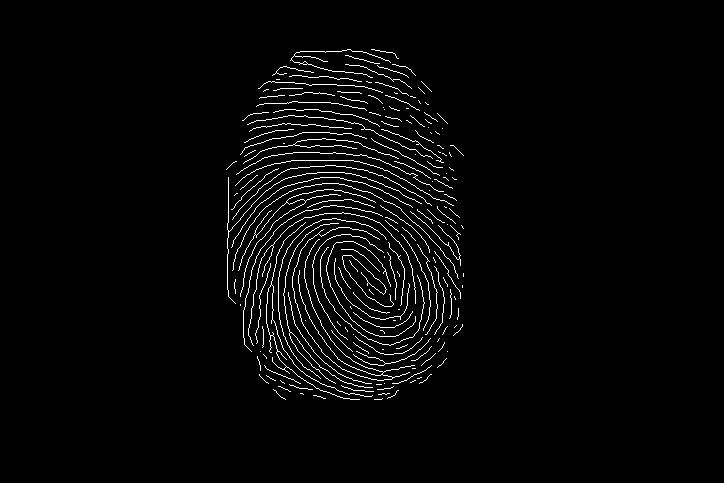
#> input picture code/kmm_skeleton.bmp, 724 x 483 px
$ python -i skeletonization.py   (imports and definitions only)
#> lines starting #> are read from the running program, lines starting #| are printed output that depends on the picture; after the words box and inside, x2 and y2 are one past the last pixel; in counts of white or black regions, pixels touching at a corner belong together
#> `picture = cv2.imread('../kmm_skeleton.bmp', cv2.IMREAD_GRAYSCALE)`: picture: shape (483, 724); 2.6% white in thin lines or dots, all inside (x1, y1, x2, y2) = (226, 49, 464, 400)
import cv2
import numpy as np
import matplotlib.pyplot as plt
import cv2 as cv
from collections import deque


def morphological_skeleton(image, mask=None, element_shape=cv2.MORPH_CROSS):
#> called with element_shape = 1
    _, img_bin = cv2.threshold(image, 0, 255, cv2.THRESH_BINARY_INV + cv2.THRESH_OTSU)

    if mask is not None:
        mask_bin = (mask > 0).astype(np.uint8) * 255
        img_bin = cv2.bitwise_and(img_bin, mask_bin)

    element = cv2.getStructuringElement(element_shape, (3, 3))
    skeleton = np.zeros_like(img_bin)

    eroded = img_bin.copy()

    while True:
        opened = cv2.morphologyEx(eroded, cv2.MORPH_OPEN, element)
        temp = cv2.subtract(eroded, opened)
        skeleton = cv2.bitwise_or(skeleton, temp)
        eroded = cv2.erode(eroded, element)

        if not np.any(eroded):
            break
#> this loop made 400 passes
#> pass 1, in morphological_skeleton, `temp = cv2.subtract(eroded, opened)`:
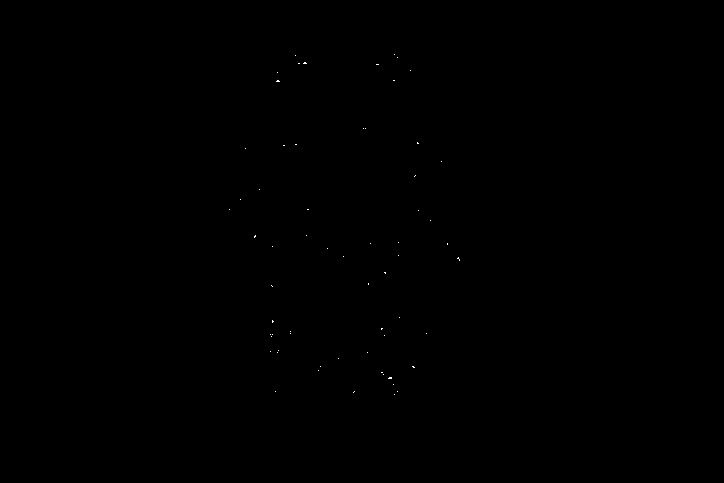
#> temp: shape (483, 724); 0.03% white in thin lines or dots, all inside (x1, y1, x2, y2) = (229, 54, 460, 395)
#> pass 1, in morphological_skeleton, `eroded = cv2.erode(eroded, element)`:
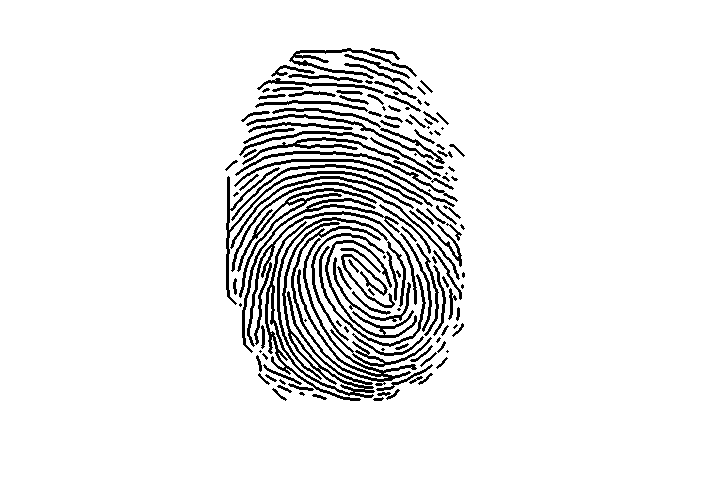
#> eroded: shape (483, 724); 92.1% white; black in thin lines or dots, all inside (x1, y1, x2, y2) = (225, 48, 465, 401)
#> pass 2, in morphological_skeleton, `opened = cv2.morphologyEx(eroded, cv2.MORPH_OPEN, element)`:
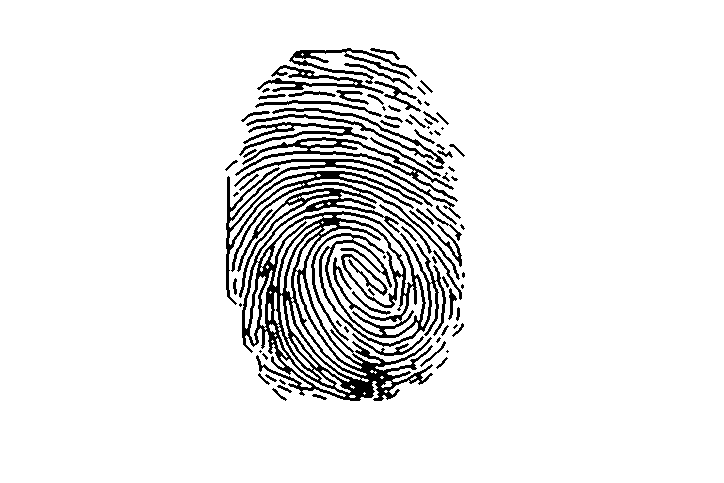
#> opened: shape (483, 724); 91.8% white; 83 black regions (23 under 20 px), largest, box (x1, y1, x2, y2) and area: (226, 159, 461, 401) 18663, (235, 137, 458, 202) 1572, (289, 48, 417, 84) 997
#> after the loop: eroded: shape (483, 724); every value is 0
#> after the loop:
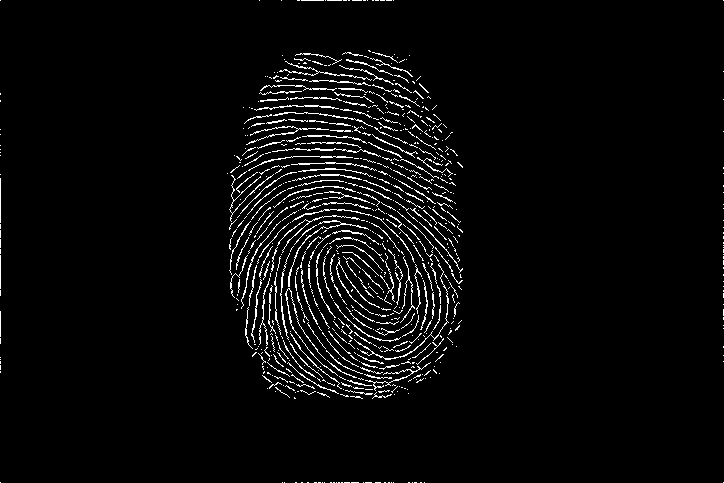
#> skeleton: shape (483, 724); 3.6% white in thin lines or dots

    element_close = cv2.getStructuringElement(cv2.MORPH_CROSS, (2,2))
    skeleton_smooth = cv2.morphologyEx(skeleton, cv2.MORPH_OPEN, element_close)
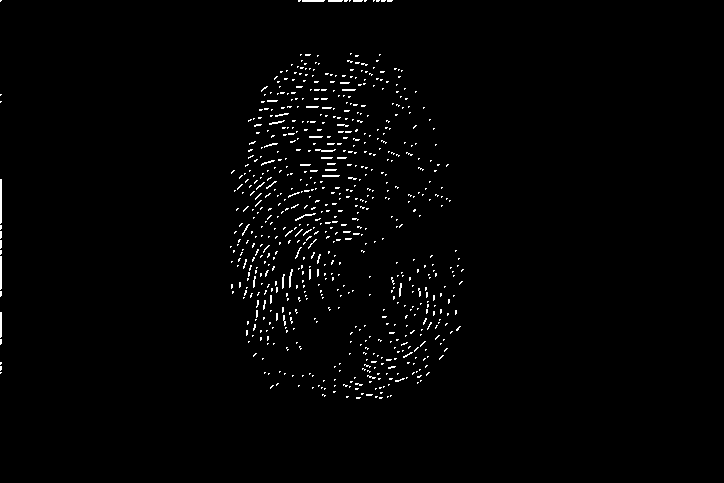
#> skeleton_smooth: shape (483, 724); 1.4% white in thin lines or dots, all inside (x1, y1, x2, y2) = (0, 0, 464, 399)

    skeleton_final = skeleton - skeleton_smooth
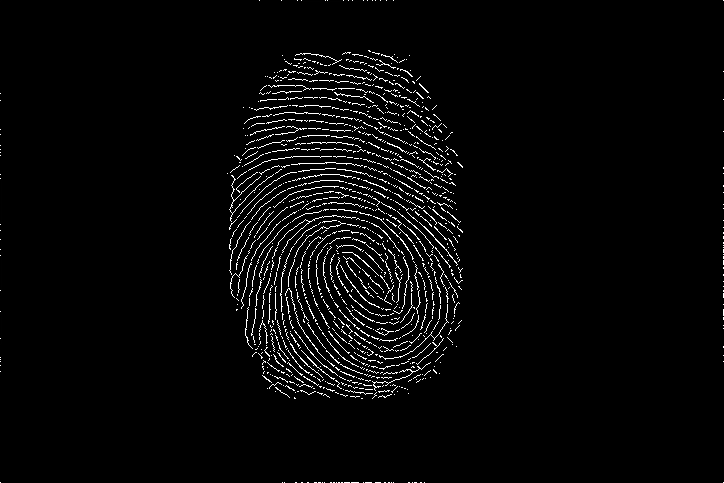
#> skeleton_final: shape (483, 724); min 0, max 255, mean 7.5

    skeleton_final = cv2.bitwise_not(skeleton_final)
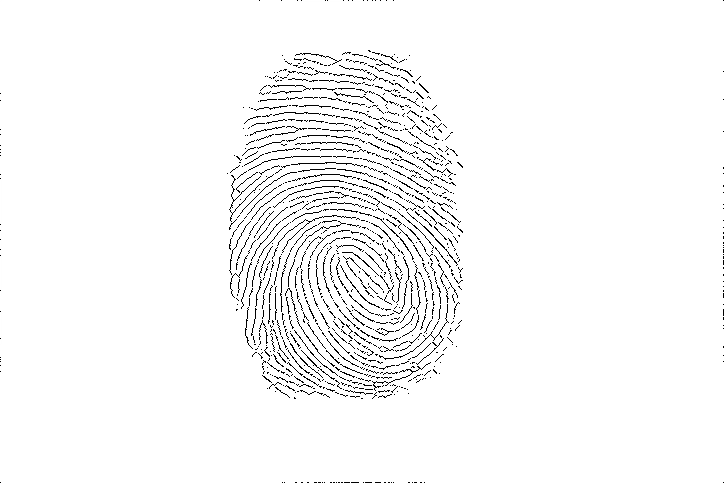
#> skeleton_final: shape (483, 724); min 0, max 255, mean 247.5

    return skeleton_final


# Returns 4-connected neighbors
# [51 lines left out: functions get_4_neighbours, get_8_neighbours, are_neighbors_4_connected, get_weight, not called in this run]

# Set of weights to remove
removal_weights = set([
    3, 5, 7, 12, 13, 14, 15, 20, 21, 22, 23, 28, 29, 30, 31, 48, 52, 53, 54,
    55, 56, 60, 61, 62, 63, 65, 67, 69, 71, 77, 79, 80, 81, 83, 84, 85, 86,
    87, 88, 89, 91, 92, 93, 94, 95, 97, 99, 101, 103, 109, 111, 112, 113,
    115, 116, 117, 118, 119, 120, 121, 123, 124, 125, 126, 127, 131, 133,
    135, 141, 143, 149, 151, 157, 159, 181, 183, 189, 191, 192, 193, 195,
    197, 199, 205, 207, 208, 209, 211, 212, 213, 214, 215, 216, 217, 219,
    220, 221, 222, 223, 224, 225, 227, 229, 231, 237, 239, 240, 241, 243,
    244, 245, 246, 247, 248, 249, 251, 252, 253, 254, 255
])

# [109 lines left out: functions run_single_pass, visualize_step, kmm_skeletonize, not called in this run]

>>> import cv2
>>> picture = cv2.imread('../kmm_skeleton.bmp', cv2.IMREAD_GRAYSCALE)
>>> result = morphological_skeleton(picture)
